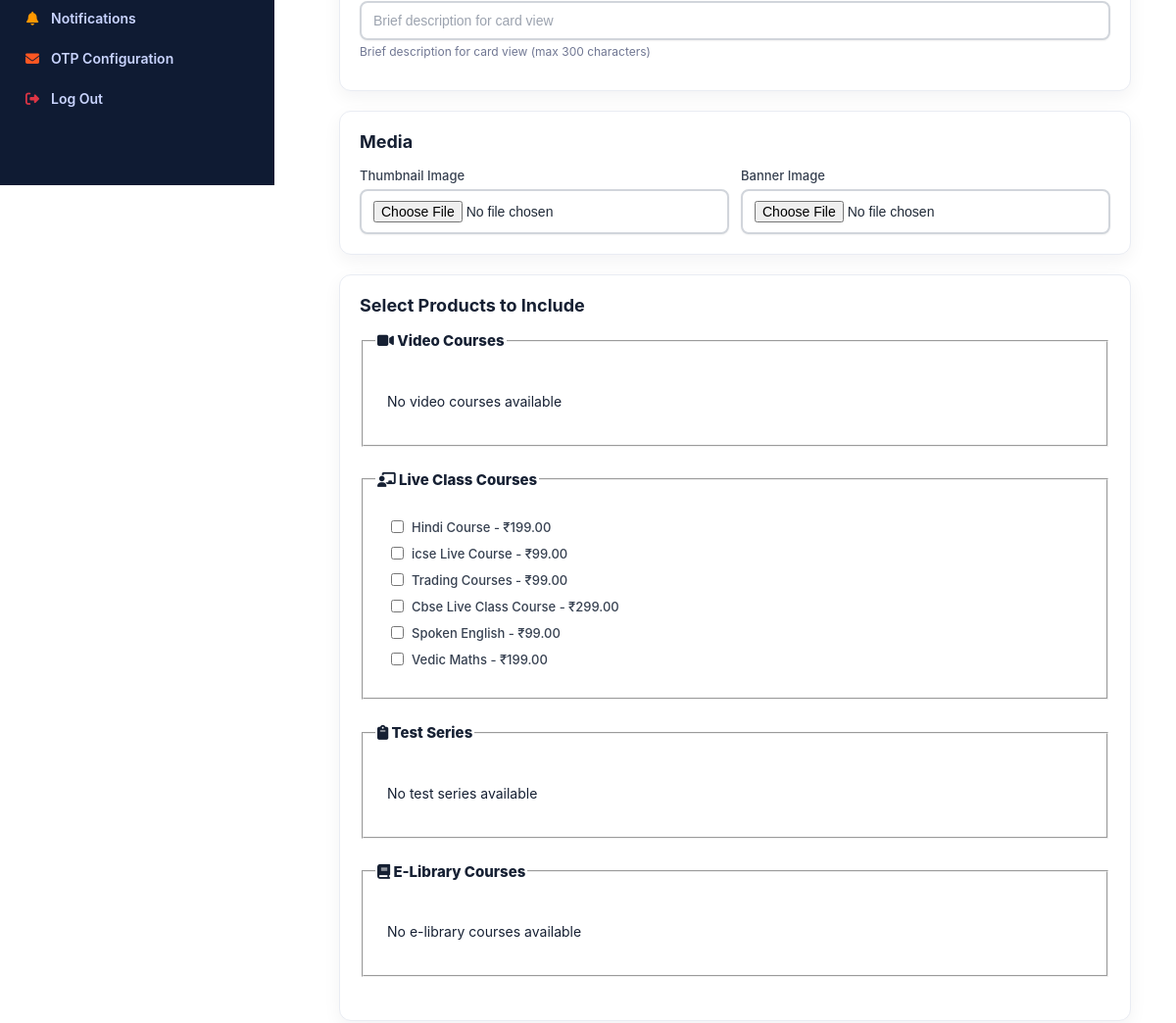
The page /create/ (signed in, middle part) on the database as committed earlier.
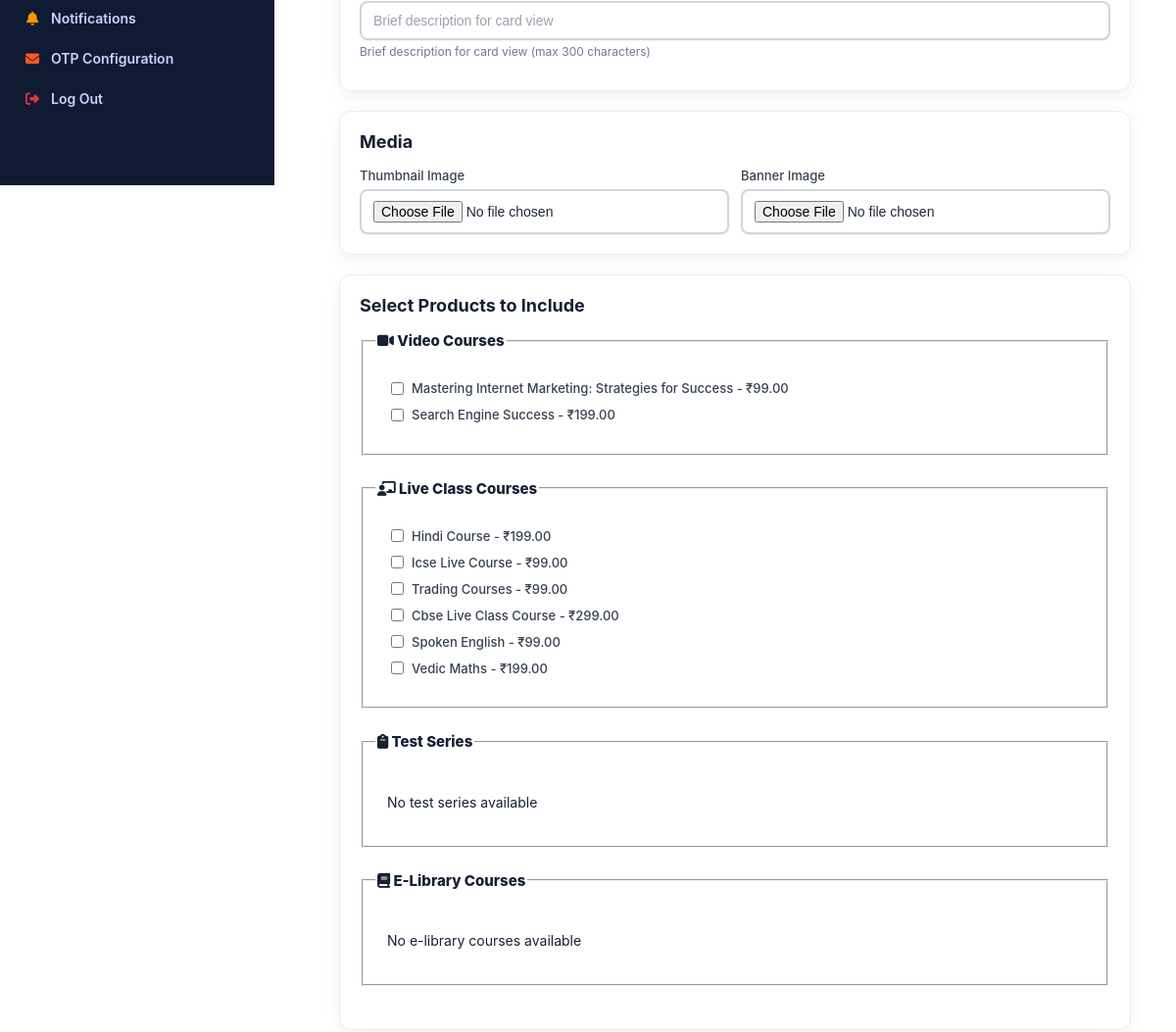
The same page on the database as committed later.
### live_class/models.py (models this page shows, shortened)
class LiveClassCourse(models.Model):
    name = models.CharField(max_length=220, unique=True)
    language = models.CharField(max_length=64)
    original_price = models.DecimalField(max_digits=10, decimal_places=2)
    current_price = models.DecimalField(max_digits=10, decimal_places=2)
    is_free = models.BooleanField(default=False, help_text="Check if this is a free course")
    banner_image_desktop = models.ImageField(upload_to='live_courses/banner_desktop/', blank=True, null=True)
    banner_image_mobile = models.ImageField(upload_to='live_courses/banner_mobile/', blank=True, null=True)
    start_date = models.DateField()
    end_date = models.DateField()
    about = models.TextField(blank=True)
    category = models.ForeignKey(
        Category,
        on_delete=models.SET_NULL,
        null=True,
        blank=True,
        related_name='live_class_courses',
        verbose_name='Category'
    )
    is_active = models.BooleanField(default=True)
    created_at = models.DateTimeField(auto_now_add=True)
    class Meta:
        ordering = ['-created_at']

### video_courses/models.py (models this page shows, shortened)
class TimestampedModel(models.Model):
    created_at = models.DateTimeField(auto_now_add=True)
    updated_at = models.DateTimeField(auto_now=True)
    class Meta:
        abstract = True

class VideoCourse(TimestampedModel):
    name = models.CharField(max_length=220, unique=True)
    slug = models.SlugField(max_length=240, unique=True, blank=True)
    category = models.ForeignKey(
        Category,
        on_delete=models.SET_NULL,
        null=True,
        related_name="video_courses"
    )
    description = models.TextField(blank=True)
    thumbnail = models.ImageField(
        upload_to=course_thumb_upload,
        storage=dropbox_storage,
        blank=True,
        null=True
    )
    original_price = models.DecimalField(max_digits=10, decimal_places=2)
    selling_price = models.DecimalField(max_digits=10, decimal_places=2)
    currency = models.CharField(max_length=8, default="INR")
    instructor_name = models.CharField(max_length=160, default="Sadok Sniine")
    instructor_headline = models.CharField(
        max_length=220,
        default="Physics Professor · 15+ years of teaching"
    )
    instructor_avatar = models.ImageField(
        upload_to="video_courses/instructors/",
        storage=dropbox_storage,
        blank=True,
        null=True
    )
    is_premium = models.BooleanField(default=True)
    is_free = models.BooleanField(
        default=False,
        help_text="If checked, course is free. Otherwise, it's paid."
    )
    is_bestseller = models.BooleanField(default=False)
    rating = models.DecimalField(max_digits=3, decimal_places=2, default=0.00)
    rating_count = models.PositiveIntegerField(default=0)
    total_hours = models.DecimalField(max_digits=5, decimal_places=2, default=0.00)
    class Meta:
        ordering = ["-created_at"]

### adminpanel/views.py (the view)
# urls.py: path('create/', views.bundle_create, name='bundle_create'),
@login_required
@user_passes_test(is_admin)
def bundle_create(request):
    if request.method == 'POST':
        form = ProductBundleForm(request.POST, request.FILES)
        if form.is_valid():
            bundle = form.save(commit=False)
            bundle.created_by = request.user
            bundle.save()
            form.save_m2m()  # Save many-to-many relationships
            messages.success(request, f'Bundle "{bundle.title}" created successfully!')
            return redirect('bundle_manage')
        else:
            if form.errors:
                for field, errors in form.errors.items():
                    for error in errors:
                        if field == '__all__':
                            messages.error(request, f'{error}')
                        else:
                            messages.error(request, f'{field}: {error}')
            else:
                messages.error(request, 'Please correct the errors below.')
    else:
        form = ProductBundleForm()
    context = {
        'form': form,
        'mode': 'create',
        'video_courses': VideoCourse.objects.all(),
        'live_classes': LiveClassCourse.objects.filter(is_active=True),
        'test_series': TestSeries.objects.filter(is_active=True),
        'elibrary_courses': ELibraryCourse.objects.filter(is_active=True),
    }
    return render(request, 'bundles/bundle_form.html', context)

### adminpanel/context_processors.py (called while the page is built)
def navbar_settings(request):
    try:
        settings = NavbarSettings.objects.filter(is_active=True).first()
        if not settings:
            settings = NavbarSettings.objects.create()
        return {'navbar_settings': settings}
    except Exception as e:
        print(f"Error in navbar_settings context processor: {e}")
        return {'navbar_settings': None}

def footer_settings(request):
    try:
        settings = FooterSettings.objects.filter(is_active=True).first()
        footer_links = FooterLink.objects.filter(is_active=True)
        footer_legal_links = FooterLegalLink.objects.filter(is_active=True)
        if not settings:
            settings = FooterSettings.objects.create()
        return {
            'footer_settings': settings,
            'footer_links': footer_links,
            'footer_legal_links': footer_legal_links,
        }
    except Exception as e:
        print(f"Error in footer_settings context processor: {e}")
        return {
            'footer_settings': None,
            'footer_links': [],
            'footer_legal_links': [],
        }

### adminpanel/views.py (called while the page is built)
def is_admin(user):
    return user.is_staff or user.is_superuser

### adminpanel/templates/bundles/bundle_form.html (shortened to what the changed rows need)
{% extends 'admin_dashboard.html' %}
{% load static %}
{% block content %}
<div class="wrapper">
  <form method="post" enctype="multipart/form-data" id="bundleForm">
    <div class="panel">
      <h2 class="panel-title">Media</h2>
    </div>
    <div class="panel">
      <h2 class="panel-title">Select Products to Include</h2>
      <fieldset style="margin-bottom: 24px;">
        <div style="max-height: 200px; overflow-y: auto; border: 1px solid var(--ad-border); border-radius: 8px; padding: 12px;">
          {% for course in video_courses %}
            <div style="margin-bottom: 8px;">
              <label style="display: flex; align-items: center; cursor: pointer;">
                <input type="checkbox" name="video_courses" value="{{ course.id }}"
                  style="margin-right: 8px;" class="product-checkbox" data-price="{{ course.selling_price }}">
                <span>{{ course.name }} - ₹{{ course.selling_price }}</span>
              </label>
            </div>
          {% empty %}
            <p style="color: var(--ad-muted); font-size: 14px;">No video courses available</p>
          {% endfor %}
        </div>
      </fieldset>
      <fieldset style="margin-bottom: 24px;">
        <div style="max-height: 200px; overflow-y: auto; border: 1px solid var(--ad-border); border-radius: 8px; padding: 12px;">
          {% for course in live_classes %}
            <div style="margin-bottom: 8px;">
              <label style="display: flex; align-items: center; cursor: pointer;">
                <input type="checkbox" name="live_classes" value="{{ course.id }}"
                  style="margin-right: 8px;" class="product-checkbox" data-price="{{ course.current_price }}">
                <span>{{ course.name }} - ₹{{ course.current_price }}</span>
              </label>
            </div>
          {% empty %}
            <p style="color: var(--ad-muted); font-size: 14px;">No live class courses available</p>
          {% endfor %}
        </div>
      </fieldset>
    </div>
  </form>
</div>
{% endblock %}

Rows that differ between the two databases and show on the page:
added VideoCourse: name "Mastering Internet Marketing: Strategies for Success", selling_price "99.00"
added VideoCourse: name "Search Engine Success", selling_price "199.00"
changed LiveClassCourse: name "icse Live Course" → "Icse Live Course"
Other text that changed with them:
text no longer shown: "No video courses available"
